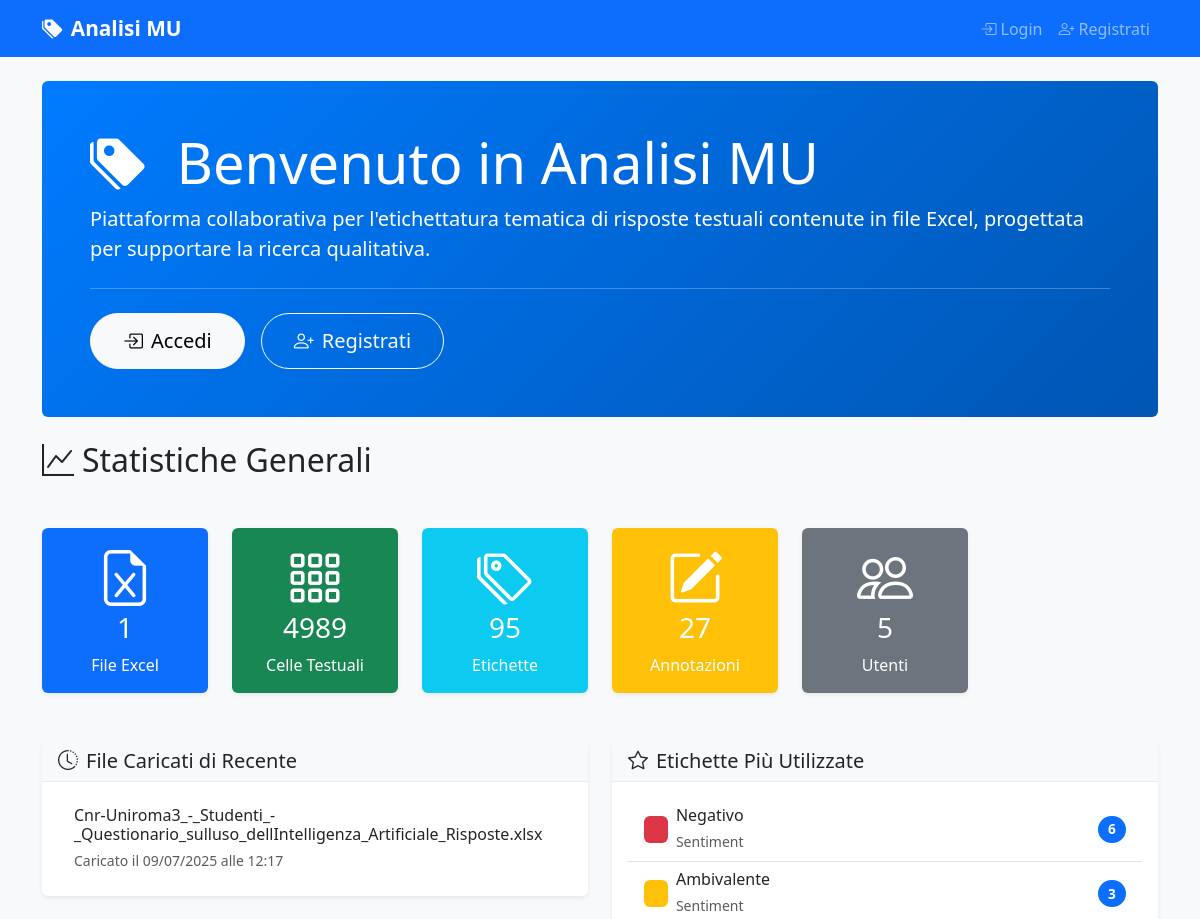
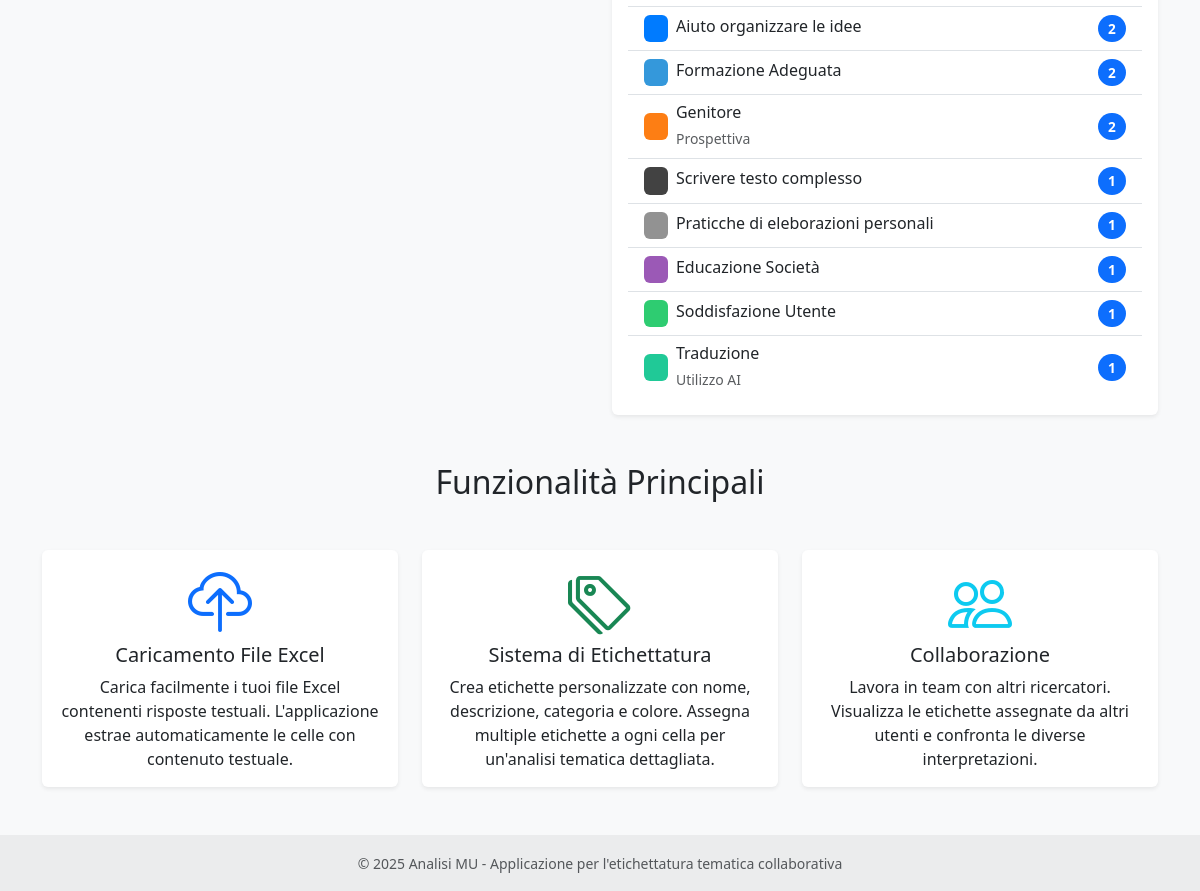
The page / on the database its author committed (2 pictures, top to bottom).
### models.py (models this page shows, shortened)
class ExcelFile(db.Model):
    id = db.Column(db.Integer, primary_key=True)
    filename = db.Column(db.String(255), nullable=False)
    original_filename = db.Column(db.String(255), nullable=False)
    file_path = db.Column(db.String(500), nullable=False)
    uploaded_by = db.Column(db.Integer, db.ForeignKey('user.id'), nullable=False)
    uploaded_at = db.Column(db.DateTime, default=datetime.utcnow)
    uploader = db.relationship('User', backref='uploaded_files')
    text_cells = db.relationship('TextCell', backref='excel_file', lazy=True, cascade='all, delete-orphan')

class Label(db.Model):
    id = db.Column(db.Integer, primary_key=True)
    name = db.Column(db.String(100), nullable=False, unique=True)
    description = db.Column(db.Text)
    category_id = db.Column(db.Integer, db.ForeignKey('category.id'), nullable=True)
    category = db.Column(db.String(50))  # Manteniamo per compatibilità, sarà deprecato
    color = db.Column(db.String(7), default='#007bff')  # Colore HEX
    created_at = db.Column(db.DateTime, default=datetime.utcnow)
    updated_at = db.Column(db.DateTime, default=datetime.utcnow, onupdate=datetime.utcnow)
    annotations = db.relationship('CellAnnotation', backref='label', lazy=True, cascade='all, delete-orphan')
    category_obj = db.relationship('Category', foreign_keys=[category_id], back_populates='labels')

### routes/main.py (the view)
@main_bp.route('/')
def index():
    stats = {
        'total_files': ExcelFile.query.count(),
        'total_cells': TextCell.query.count(),
        'total_labels': Label.query.count(),
        'total_annotations': CellAnnotation.query.count(),
        'total_users': User.query.count()
    }
    recent_files = ExcelFile.query.order_by(ExcelFile.uploaded_at.desc()).limit(5).all()
    popular_labels = db.session.query(Label, db.func.count(CellAnnotation.id).label('count'))\
        .join(CellAnnotation)\
        .group_by(Label.id)\
        .order_by(db.desc('count'))\
        .limit(10)\
        .all()
    return render_template('main/index.html',
                         stats=stats,
                         recent_files=recent_files,
                         popular_labels=popular_labels)

### templates/main/index.html (shortened to what this page needs)
{% extends "base.html" %}
{% block content %}
<div class="row">
    <div class="col-12">
        <div class="jumbotron bg-primary text-white rounded p-5 mb-4">
            <h1 class="display-4">
                <i class="bi bi-tags-fill me-3"></i>
                Benvenuto in Analisi MU
            </h1>
            <p class="lead">
                Piattaforma collaborativa per l'etichettatura tematica di risposte testuali
                contenute in file Excel, progettata per supportare la ricerca qualitativa.
            </p>
            {% if not current_user.is_authenticated %}
            <hr class="my-4">
            <div class="d-flex gap-3">
                <a class="btn btn-light btn-lg" href="{{ url_for('auth.login') }}" role="button">
                    <i class="bi bi-box-arrow-in-right me-2"></i>Accedi
                </a>
                <a class="btn btn-outline-light btn-lg" href="{{ url_for('auth.register') }}" role="button">
                    <i class="bi bi-person-plus me-2"></i>Registrati
                </a>
            </div>
            {% else %}
            <hr class="my-4">
            <a class="btn btn-light btn-lg" href="{{ url_for('main.dashboard') }}" role="button">
                <i class="bi bi-speedometer2 me-2"></i>Vai alla Dashboard
            </a>
            {% endif %}
        </div>
    </div>
</div>
<div class="row mb-4">
    <div class="col-12">
        <h2 class="mb-4">
            <i class="bi bi-graph-up me-2"></i>Statistiche Generali
        </h2>
    </div>
</div>
<div class="row mb-5">
    <div class="col-md-2">
        <div class="card bg-primary text-white">
            <div class="card-body text-center">
                <i class="bi bi-file-earmark-excel display-4 mb-2"></i>
                <h3 class="card-title">{{ stats.total_files }}</h3>
                <p class="card-text">File Excel</p>
            </div>
        </div>
    </div>
    <div class="col-md-2">
        <div class="card bg-success text-white">
            <div class="card-body text-center">
                <i class="bi bi-grid-3x3-gap display-4 mb-2"></i>
                <h3 class="card-title">{{ stats.total_cells }}</h3>
                <p class="card-text">Celle Testuali</p>
            </div>
        </div>
    </div>
    <div class="col-md-2">
        <div class="card bg-info text-white">
            <div class="card-body text-center">
                <i class="bi bi-tags display-4 mb-2"></i>
                <h3 class="card-title">{{ stats.total_labels }}</h3>
                <p class="card-text">Etichette</p>
            </div>
        </div>
    </div>
    <div class="col-md-2">
        <div class="card bg-warning text-white">
            <div class="card-body text-center">
                <i class="bi bi-pencil-square display-4 mb-2"></i>
                <h3 class="card-title">{{ stats.total_annotations }}</h3>
                <p class="card-text">Annotazioni</p>
            </div>
        </div>
    </div>
    <div class="col-md-2">
        <div class="card bg-secondary text-white">
            <div class="card-body text-center">
                <i class="bi bi-people display-4 mb-2"></i>
                <h3 class="card-title">{{ stats.total_users }}</h3>
                <p class="card-text">Utenti</p>
            </div>
        </div>
    </div>
</div>
<div class="row">
    <div class="col-md-6">
        <div class="card">
            <div class="card-header">
                <h5 class="mb-0">
                    <i class="bi bi-clock-history me-2"></i>File Caricati di Recente
                </h5>
            </div>
            <div class="card-body">
                {% if recent_files %}
                <div class="list-group list-group-flush">
                    {% for file in recent_files %}
                    <div class="list-group-item d-flex justify-content-between align-items-center">
                        <div>
                            <h6 class="mb-1">{{ file.original_filename }}</h6>
                            <small class="text-muted">
                                Caricato il {{ file.uploaded_at.strftime('%d/%m/%Y alle %H:%M') }}
                            </small>
                        </div>
                    </div>
                    {% endfor %}
                </div>
                {% else %}
                <p class="text-muted">Nessun file caricato ancora.</p>
                {% endif %}
            </div>
        </div>
    </div>
    <div class="col-md-6">
        <div class="card">
            <div class="card-header">
                <h5 class="mb-0">
                    <i class="bi bi-star me-2"></i>Etichette Più Utilizzate
                </h5>
            </div>
            <div class="card-body">
                {% if popular_labels %}
                <div class="list-group list-group-flush">
                    {% for label, count in popular_labels %}
                    <div class="list-group-item d-flex justify-content-between align-items-center">
                        <div class="d-flex align-items-center">
                            <span class="badge me-2" style="background-color: {{ label.color }};">
                            </span>
                            <div>
                                <h6 class="mb-1">{{ label.name }}</h6>
                                {% if label.category %}
                                <small class="text-muted">{{ label.category }}</small>
                                {% endif %}
                            </div>
                        </div>
                        <span class="badge bg-primary rounded-pill">{{ count }}</span>
                    </div>
                    {% endfor %}
                </div>
                {% else %}
                <p class="text-muted">Nessuna etichetta utilizzata ancora.</p>
                {% endif %}
            </div>
        </div>
    </div>
</div>
{% if not current_user.is_authenticated %}
<div class="row mt-5">
    <div class="col-12">
        <h2 class="text-center mb-5">Funzionalità Principali</h2>
    </div>
</div>
<div class="row mb-5">
    <div class="col-md-4">
        <div class="card h-100">
            <div class="card-body text-center">
                <i class="bi bi-cloud-upload display-3 text-primary mb-3"></i>
                <h5 class="card-title">Caricamento File Excel</h5>
                <p class="card-text">
                    Carica facilmente i tuoi file Excel contenenti risposte testuali.
                    L'applicazione estrae automaticamente le celle con contenuto testuale.
                </p>
            </div>
        </div>
    </div>
    <div class="col-md-4">
        <div class="card h-100">
            <div class="card-body text-center">
                <i class="bi bi-tags display-3 text-success mb-3"></i>
                <h5 class="card-title">Sistema di Etichettatura</h5>
                <p class="card-text">
                    Crea etichette personalizzate con nome, descrizione, categoria e colore.
                    Assegna multiple etichette a ogni cella per un'analisi tematica dettagliata.
                </p>
            </div>
        </div>
    </div>
    <div class="col-md-4">
        <div class="card h-100">
            <div class="card-body text-center">
                <i class="bi bi-people display-3 text-info mb-3"></i>
                <h5 class="card-title">Collaborazione</h5>
                <p class="card-text">
                    Lavora in team con altri ricercatori. Visualizza le etichette assegnate
                    da altri utenti e confronta le diverse interpretazioni.
                </p>
            </div>
        </div>
    </div>
</div>
{% endif %}
{% endblock %}

### templates/base.html (shortened to what this page needs)
<!DOCTYPE html>
<html lang="it">
<head>
    <link href="https://cdn.jsdelivr.net/npm/bootstrap@5.3.0/dist/css/bootstrap.min.css" rel="stylesheet">
    <link href="https://cdn.jsdelivr.net/npm/bootstrap-icons@1.10.0/font/bootstrap-icons.css" rel="stylesheet">
    <link href="{{ url_for('static', filename='css/style.css') }}" rel="stylesheet">
</head>
<body>
    <nav class="navbar navbar-expand-lg navbar-dark bg-primary">
        <div class="container">
            <a class="navbar-brand" href="{{ url_for('main.index') }}">
                <i class="bi bi-tags-fill me-2"></i>Analisi MU
            </a>
            <div class="collapse navbar-collapse" id="navbarNav">
                <ul class="navbar-nav">
                    {% if current_user.is_authenticated %}
                    <li class="nav-item dropdown">
                        <a class="nav-link dropdown-toggle" href="#" id="userDropdown" role="button" data-bs-toggle="dropdown">
                            <i class="bi bi-person-circle me-1"></i>{{ current_user.username }}
                        </a>
                        <ul class="dropdown-menu dropdown-menu-end">
                            <li><a class="dropdown-item" href="{{ url_for('admin.profile') }}">
                                <i class="bi bi-person me-1"></i>Il Mio Profilo
                            </a></li>
                            <li><hr class="dropdown-divider"></li>
                            <li><a class="dropdown-item" href="{{ url_for('auth.logout') }}">
                                <i class="bi bi-box-arrow-right me-1"></i>Logout
                            </a></li>
                        </ul>
                    </li>
                    {% else %}
                    <li class="nav-item">
                        <a class="nav-link" href="{{ url_for('auth.login') }}">
                            <i class="bi bi-box-arrow-in-right me-1"></i>Login
                        </a>
                    </li>
                    <li class="nav-item">
                        <a class="nav-link" href="{{ url_for('auth.register') }}">
                            <i class="bi bi-person-plus me-1"></i>Registrati
                        </a>
                    </li>
                    {% endif %}
                </ul>
            </div>
        </div>
    </nav>
    <main class="container my-4">
        {% block content %}{% endblock %}
    </main>
    <footer class="bg-light text-center text-lg-start mt-5">
        <div class="text-center p-3" style="background-color: rgba(0, 0, 0, 0.05);">
            <small class="text-muted">
                © 2025 Analisi MU - Applicazione per l'etichettatura tematica collaborativa
            </small>
        </div>
    </footer>
</body>
</html>

### static/css/style.css (style rules this page uses)
:root { --primary-color: #007bff; --success-color: #28a745; --warning-color: #ffc107; --danger-color: #dc3545; --info-color: #17a2b8; --light-color: #f8f9fa; --dark-color: #343a40; }
body { font-family: 'Segoe UI', Tahoma, Geneva, Verdana, sans-serif; background-color: #f8f9fa; }
.navbar-brand { font-weight: 600; font-size: 1.3rem; }
.card { border: none; box-shadow: 0 0.125rem 0.25rem rgba(0, 0, 0, 0.075); transition: box-shadow 0.15s ease-in-out; }
.card-header { background-color: #f8f9fa; border-bottom: 1px solid #e9ecef; font-weight: 600; }
.jumbotron { background: linear-gradient(135deg, var(--primary-color) 0%, #0056b3 100%); }
.btn { border-radius: 50px; font-weight: 500; transition: all 0.2s ease; }
.btn-lg { border-radius: 50px; padding: 0.75rem 2rem; }
.badge { font-size: 0.85em; padding: 0.5em 0.75em; }

### rows shown on the page
ExcelFile: original_filename "Cnr-Uniroma3_-_Studenti_-_Questionario_sulluso_dellIntelligenza_Artificiale_Risposte.xlsx", uploaded_at "09/07/2025 alle 12:17"
Label: name "Negativo", category "Sentiment", id "6"
Label: name "Ambivalente", category "Sentiment", count "3"
Label: name "Aiuto organizzare le idee", count "2"
Label: name "Formazione Adeguata", count "2"
Label: name "Genitore", category "Prospettiva", count "2"
Label: name "Scrivere testo complesso", count "1"
Label: name "Praticche di eleborazioni personali", count "1"
Label: name "Educazione Società", count "1"
Label: name "Soddisfazione Utente", count "1"
Label: name "Traduzione", category "Utilizzo AI", count "1"

### other values the page prints
{{ stats.total_files }} "1"
{{ stats.total_cells }} "4989"
{{ stats.total_labels }} "95"
{{ stats.total_annotations }} "27"
{{ stats.total_users }} "5"
